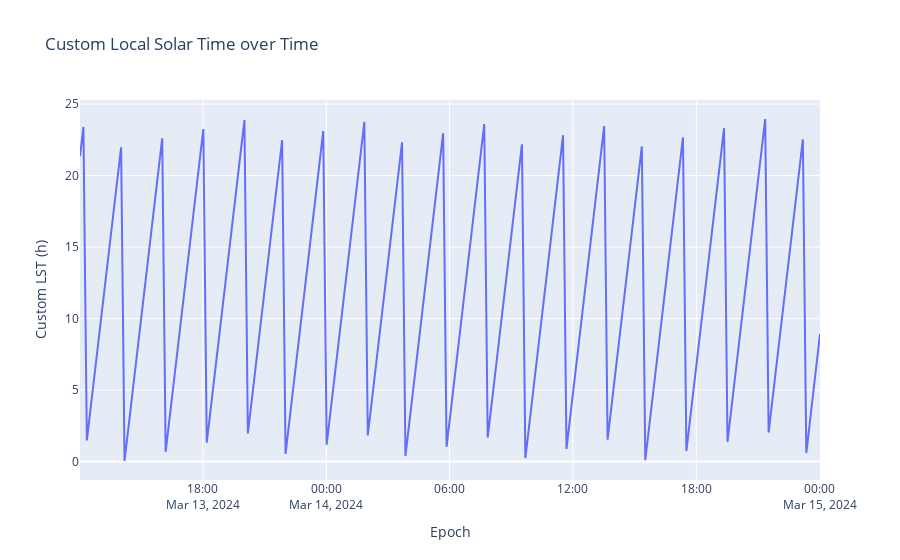

The notebook cell saved with this chart:
### Markdown cell above
Let's visualize the Custom LST vs Time.

### Code cell
fig = px.line(df, x="Epoch", y="Custom LST (h)", title="Custom Local Solar Time over Time")
fig.show()

### Figure 1 — Plotly figure (JSON) as saved in the notebook; plotly's stock layout.template omitted (floating-point values rounded to 4 significant figures; data arrays with more than 128 entries replaced by an {"elided": "..."} marker saying what was removed)
{"data": [{"hovertemplate": "Epoch=%{x}<br>Custom LST (h)=%{y}<extra></extra>", "legendgroup": "", "line": {"color": "#636efa", "dash": "solid"}, "marker": {"symbol": "circle"}, "mode": "lines", "name": "", "orientation": "v", "showlegend": false, "type": "scatter", "x": {"elided": "217 str values"}, "xaxis": "x", "y": {"elided": "217 float values"}, "yaxis": "y"}], "layout": {"legend": {"tracegroupgap": 0}, "title": {"text": "Custom Local Solar Time over Time"}, "xaxis": {"anchor": "y", "domain": [0, 1], "title": {"text": "Epoch"}}, "yaxis": {"anchor": "x", "domain": [0, 1], "title": {"text": "Custom LST (h)"}}}}
